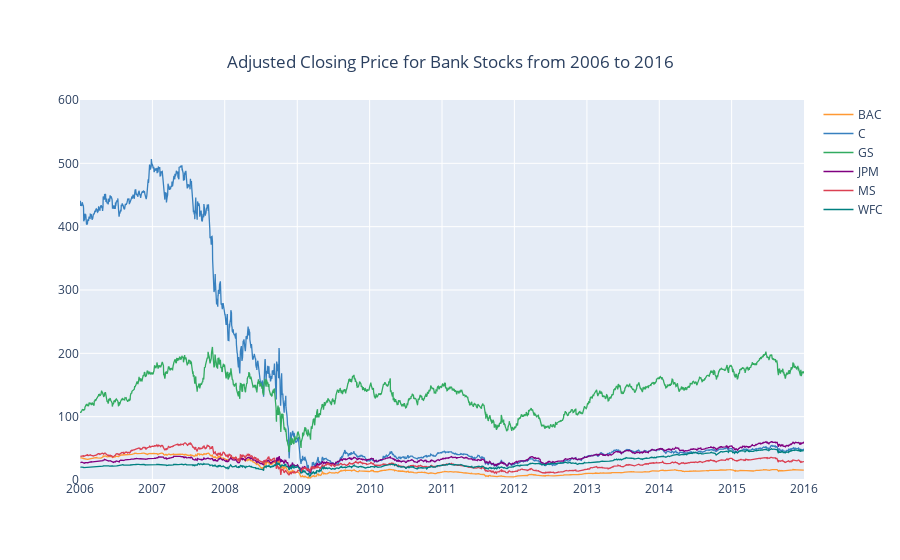

Write notebook code for a chart like this one.
### Markdown cell above
**Create a line plot showing Adj Close price for each bank for the entire index of time.**

### Code cell
layout = go.Layout(
        title={
        'text': "Adjusted Closing Price for Bank Stocks from 2006 to 2016",
        'y':0.9,
        'x':0.5,
        'xanchor': 'center',
        'yanchor': 'top'},
        xaxis=dict(
            range=['2006', '2016']
        ),
        yaxis=dict(
            range=[0, 600]
        )
    )
bank_stocks.xs('Adj Close',level=1,axis=1).iplot(layout=layout)

### Figure 1 — Plotly figure (JSON) as saved in the notebook; plotly's stock layout.template omitted (floating-point values rounded to 4 significant figures; data arrays with more than 128 entries replaced by an {"elided": "..."} marker saying what was removed)
{"data": [{"line": {"color": "rgba(255, 153, 51, 1.0)", "dash": "solid", "shape": "linear", "width": 1.3}, "mode": "lines", "name": "BAC", "text": "", "type": "scatter", "x": {"elided": "2517 str values"}, "y": {"elided": "2517 float values"}}, {"line": {"color": "rgba(55, 128, 191, 1.0)", "dash": "solid", "shape": "linear", "width": 1.3}, "mode": "lines", "name": "C", "text": "", "type": "scatter", "x": {"elided": "2517 str values"}, "y": {"elided": "2517 float values"}}, {"line": {"color": "rgba(50, 171, 96, 1.0)", "dash": "solid", "shape": "linear", "width": 1.3}, "mode": "lines", "name": "GS", "text": "", "type": "scatter", "x": {"elided": "2517 str values"}, "y": {"elided": "2517 float values"}}, {"line": {"color": "rgba(128, 0, 128, 1.0)", "dash": "solid", "shape": "linear", "width": 1.3}, "mode": "lines", "name": "JPM", "text": "", "type": "scatter", "x": {"elided": "2517 str values"}, "y": {"elided": "2517 float values"}}, {"line": {"color": "rgba(219, 64, 82, 1.0)", "dash": "solid", "shape": "linear", "width": 1.3}, "mode": "lines", "name": "MS", "text": "", "type": "scatter", "x": {"elided": "2517 str values"}, "y": {"elided": "2517 float values"}}, {"line": {"color": "rgba(0, 128, 128, 1.0)", "dash": "solid", "shape": "linear", "width": 1.3}, "mode": "lines", "name": "WFC", "text": "", "type": "scatter", "x": {"elided": "2517 str values"}, "y": {"elided": "2517 float values"}}], "layout": {"title": {"text": "Adjusted Closing Price for Bank Stocks from 2006 to 2016", "x": 0.5, "xanchor": "center", "y": 0.9, "yanchor": "top"}, "xaxis": {"range": ["2006", "2016"]}, "yaxis": {"range": [0, 600]}}}
